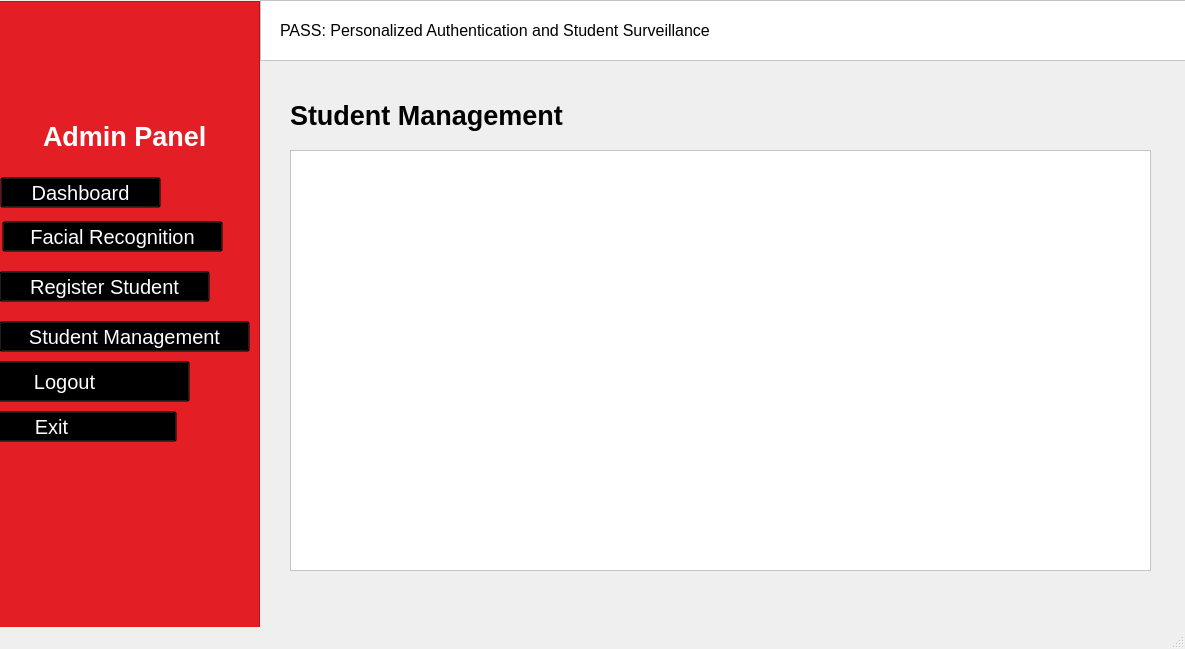
<?xml version="1.0" encoding="UTF-8"?>
<ui version="4.0">
 <class>MainWindow</class>
 <widget class="QMainWindow" name="MainWindow">
  <property name="geometry">
   <rect>
    <x>0</x>
    <y>0</y>
    <width>1185</width>
    <height>649</height>
   </rect>
  </property>
  <property name="windowTitle">
   <string>MainWindow</string>
  </property>
  <widget class="QWidget" name="centralwidget">
   <widget class="QFrame" name="frame">
    <property name="geometry">
     <rect>
      <x>-1</x>
      <y>1</y>
      <width>261</width>
      <height>691</height>
     </rect>
    </property>
    <property name="styleSheet">
     <string notr="true">background-color: rgb(227, 30, 36);</string>
    </property>
    <property name="frameShape">
     <enum>QFrame::StyledPanel</enum>
    </property>
    <property name="frameShadow">
     <enum>QFrame::Raised</enum>
    </property>
    <widget class="QLabel" name="label_4">
     <property name="geometry">
      <rect>
       <x>80</x>
       <y>20</y>
       <width>101</width>
       <height>91</height>
      </rect>
     </property>
     <property name="text">
      <string/>
     </property>
     <property name="pixmap">
      <pixmap>img/logo.png</pixmap>
     </property>
     <property name="scaledContents">
      <bool>true</bool>
     </property>
    </widget>
    <widget class="QLabel" name="label_9">
     <property name="geometry">
      <rect>
       <x>44</x>
       <y>110</y>
       <width>201</width>
       <height>51</height>
      </rect>
     </property>
     <property name="font">
      <font>
       <family>Arial</family>
       <pointsize>20</pointsize>
       <weight>75</weight>
       <bold>true</bold>
      </font>
     </property>
     <property name="styleSheet">
      <string notr="true">color: rgb(255, 255, 255);</string>
     </property>
     <property name="text">
      <string>Admin Panel</string>
     </property>
    </widget>
    <widget class="QPushButton" name="faceRecognitionBtn">
     <property name="geometry">
      <rect>
       <x>3</x>
       <y>220</y>
       <width>221</width>
       <height>31</height>
      </rect>
     </property>
     <property name="font">
      <font>
       <family>Arial</family>
       <pointsize>15</pointsize>
      </font>
     </property>
     <property name="styleSheet">
      <string notr="true"> background-color: transparent;
color: white;
</string>
     </property>
     <property name="text">
      <string>Facial Recognition</string>
     </property>
    </widget>
    <widget class="QPushButton" name="registerStudentBtn">
     <property name="geometry">
      <rect>
       <x>0</x>
       <y>270</y>
       <width>211</width>
       <height>31</height>
      </rect>
     </property>
     <property name="font">
      <font>
       <family>Arial</family>
       <pointsize>15</pointsize>
      </font>
     </property>
     <property name="styleSheet">
      <string notr="true"> background-color: transparent;
color: white;
</string>
     </property>
     <property name="text">
      <string>Register Student</string>
     </property>
    </widget>
    <widget class="QPushButton" name="studentMgmtBtn">
     <property name="geometry">
      <rect>
       <x>0</x>
       <y>320</y>
       <width>251</width>
       <height>31</height>
      </rect>
     </property>
     <property name="font">
      <font>
       <family>Arial</family>
       <pointsize>15</pointsize>
      </font>
     </property>
     <property name="styleSheet">
      <string notr="true"> background-color: transparent;
color: white;
</string>
     </property>
     <property name="text">
      <string>Student Management</string>
     </property>
    </widget>
    <widget class="QPushButton" name="exitBtn">
     <property name="geometry">
      <rect>
       <x>-73</x>
       <y>410</y>
       <width>251</width>
       <height>31</height>
      </rect>
     </property>
     <property name="font">
      <font>
       <family>Arial</family>
       <pointsize>15</pointsize>
      </font>
     </property>
     <property name="styleSheet">
      <string notr="true"> background-color: transparent;
color: white;
</string>
     </property>
     <property name="text">
      <string>Exit</string>
     </property>
    </widget>
    <widget class="QPushButton" name="exitBtn_2">
     <property name="geometry">
      <rect>
       <x>-60</x>
       <y>360</y>
       <width>251</width>
       <height>41</height>
      </rect>
     </property>
     <property name="font">
      <font>
       <family>Arial</family>
       <pointsize>15</pointsize>
      </font>
     </property>
     <property name="styleSheet">
      <string notr="true"> background-color: transparent;
color: white;
</string>
     </property>
     <property name="text">
      <string>Logout</string>
     </property>
    </widget>
    <widget class="QPushButton" name="pushButton">
     <property name="geometry">
      <rect>
       <x>1</x>
       <y>176</y>
       <width>161</width>
       <height>31</height>
      </rect>
     </property>
     <property name="font">
      <font>
       <family>Arial</family>
       <pointsize>15</pointsize>
      </font>
     </property>
     <property name="styleSheet">
      <string notr="true"> background-color: transparent;
color: white;
</string>
     </property>
     <property name="text">
      <string>Dashboard</string>
     </property>
    </widget>
   </widget>
   <widget class="QFrame" name="frame_3">
    <property name="geometry">
     <rect>
      <x>260</x>
      <y>0</y>
      <width>931</width>
      <height>61</height>
     </rect>
    </property>
    <property name="styleSheet">
     <string notr="true">background-color: rgb(255, 255, 255);</string>
    </property>
    <property name="frameShape">
     <enum>QFrame::StyledPanel</enum>
    </property>
    <property name="frameShadow">
     <enum>QFrame::Raised</enum>
    </property>
    <widget class="QLabel" name="label">
     <property name="geometry">
      <rect>
       <x>20</x>
       <y>10</y>
       <width>671</width>
       <height>41</height>
      </rect>
     </property>
     <property name="font">
      <font>
       <family>Arial</family>
       <pointsize>12</pointsize>
      </font>
     </property>
     <property name="text">
      <string>PASS: Personalized Authentication and Student Surveillance</string>
     </property>
    </widget>
   </widget>
   <widget class="QLabel" name="label_10">
    <property name="geometry">
     <rect>
      <x>290</x>
      <y>90</y>
      <width>381</width>
      <height>51</height>
     </rect>
    </property>
    <property name="font">
     <font>
      <family>Arial</family>
      <pointsize>20</pointsize>
      <weight>75</weight>
      <bold>true</bold>
     </font>
    </property>
    <property name="styleSheet">
     <string notr="true">color:black;</string>
    </property>
    <property name="text">
     <string>Student Management</string>
    </property>
   </widget>
   <widget class="QFrame" name="tableFrame">
    <property name="geometry">
     <rect>
      <x>290</x>
      <y>150</y>
      <width>861</width>
      <height>421</height>
     </rect>
    </property>
    <property name="styleSheet">
     <string notr="true">background-color: rgb(255, 255, 255);</string>
    </property>
    <property name="frameShape">
     <enum>QFrame::StyledPanel</enum>
    </property>
    <property name="frameShadow">
     <enum>QFrame::Raised</enum>
    </property>
   </widget>
  </widget>
  <widget class="QMenuBar" name="menubar">
   <property name="geometry">
    <rect>
     <x>0</x>
     <y>0</y>
     <width>1185</width>
     <height>21</height>
    </rect>
   </property>
  </widget>
  <widget class="QStatusBar" name="statusbar"/>
 </widget>
 <resources/>
 <connections/>
</ui>
